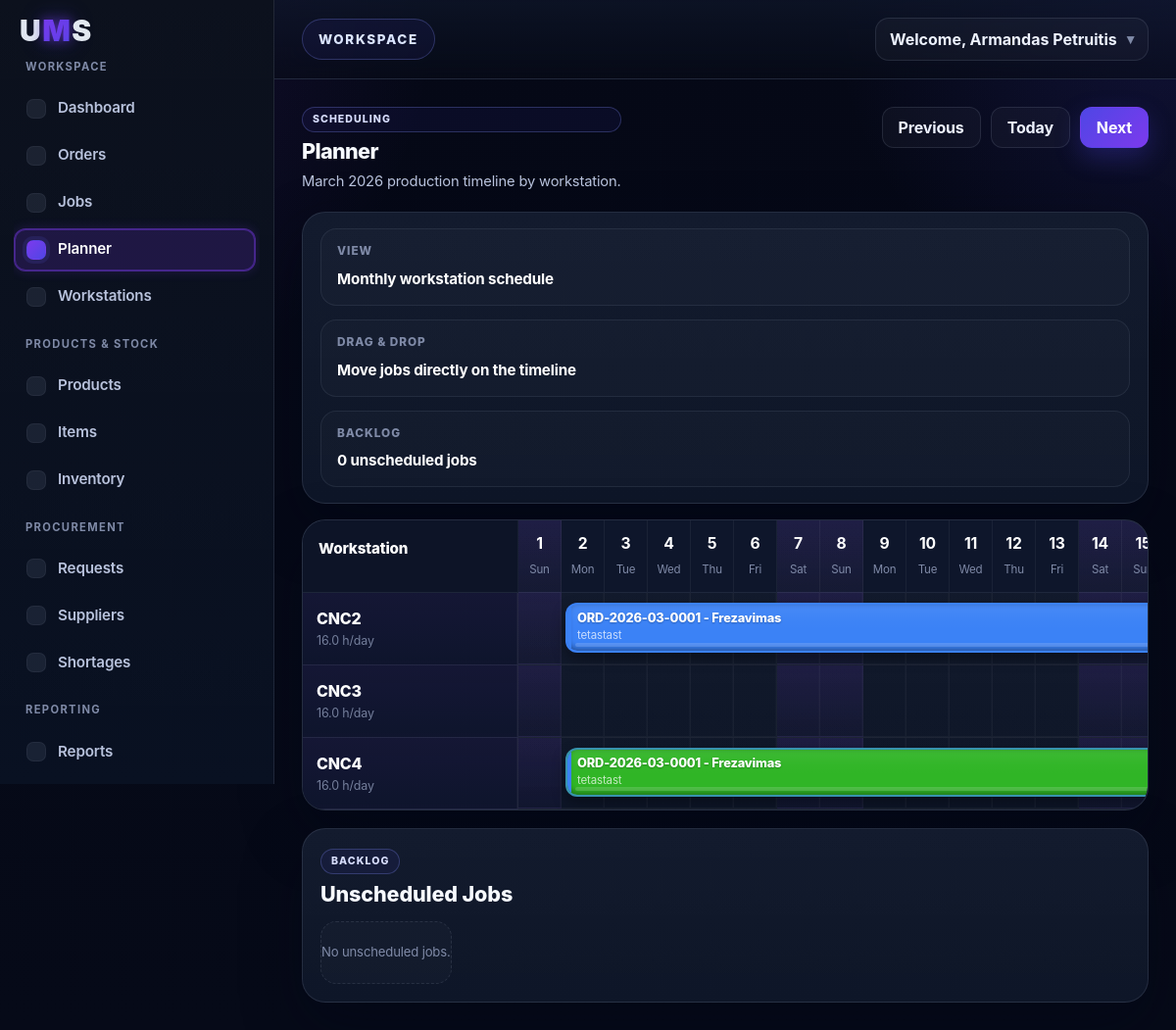
Page /planner (signed in) on the committed database.
### tables this page shows
CREATE TABLE workstations (
        id INTEGER PRIMARY KEY AUTOINCREMENT,
        name TEXT NOT NULL,
        description TEXT,
        hours_per_shift REAL NOT NULL DEFAULT 8,
        shifts_per_day INTEGER NOT NULL DEFAULT 1,
        working_days_per_month INTEGER NOT NULL DEFAULT 20
    , color TEXT NOT NULL DEFAULT '#3b82f6', company_id INTEGER);

CREATE TABLE orders (
        id INTEGER PRIMARY KEY AUTOINCREMENT,
        order_number TEXT,
        customer TEXT,
        status TEXT,
        due_date TEXT,
        priority TEXT
    , product_id INTEGER, quantity REAL DEFAULT 1, materials_reserved INTEGER NOT NULL DEFAULT 0, company_id INTEGER);

CREATE TABLE order_jobs (
    id INTEGER PRIMARY KEY AUTOINCREMENT,
    order_id INTEGER NOT NULL,
    product_job_template_id INTEGER,
    workstation_id INTEGER NOT NULL,
    job_name TEXT NOT NULL,
    sequence INTEGER NOT NULL,
    planned_quantity REAL NOT NULL,
    completed_quantity REAL NOT NULL DEFAULT 0,
    estimated_hours REAL NOT NULL,
    status TEXT NOT NULL DEFAULT 'Waiting', job_product_id INTEGER, planned_start TEXT, planned_end TEXT, parent_job_id INTEGER, is_split_child INTEGER NOT NULL DEFAULT 0, company_id INTEGER,
    FOREIGN KEY (order_id) REFERENCES orders(id),
    FOREIGN KEY (workstation_id) REFERENCES workstations(id)
);

CREATE TABLE products (
        id INTEGER PRIMARY KEY AUTOINCREMENT,
        product_code TEXT NOT NULL,
        product_name TEXT NOT NULL,
        description TEXT,
        measurement_unit TEXT NOT NULL
    , time_per_unit REAL NOT NULL DEFAULT 0, stock_quantity REAL NOT NULL DEFAULT 0, company_id INTEGER);

### app.py (the view)
@app.route("/planner")
def planner():
    if not is_logged_in():
        return redirect(url_for("login"))
    company_id = get_company_id()
    today = datetime.today()
    year = request.args.get("year", type=int) or today.year
    month = request.args.get("month", type=int) or today.month
    month_start = f"{year:04d}-{month:02d}-01"
    last_day = calendar.monthrange(year, month)[1]
    month_end = f"{year:04d}-{month:02d}-{last_day:02d}"
    prev_month = 12 if month == 1 else month - 1
    prev_year = year - 1 if month == 1 else year
    next_month = 1 if month == 12 else month + 1
    next_year = year + 1 if month == 12 else year
    month_days = build_month_days(year, month)
    conn = sqlite3.connect("database.db")
    cursor = conn.cursor()
    cursor.execute("""
        SELECT
            w.id,
            w.name,
            w.description,
            w.hours_per_shift,
            w.shifts_per_day,
            w.working_days_per_month,
            w.color
        FROM workstations w
        WHERE w.company_id = ?
        ORDER BY w.name ASC
    """, (company_id,))
    workstation_rows = cursor.fetchall()
    workstations = []
    workstation_map = {}
    jobs_by_workstation = {}
    for row in workstation_rows:
        workstation = {
            "id": row[0],
            "name": row[1],
            "description": row[2],
            "hours_per_shift": float(row[3] or 0),
            "shifts_per_day": int(row[4] or 0),
            "working_days_per_month": int(row[5] or 0),
            "color": row[6] or "#3b82f6"
        }
        workstations.append(workstation)
        workstation_map[workstation["id"]] = workstation
        jobs_by_workstation[workstation["id"]] = []
    cursor.execute("""
        SELECT
            oj.id,
            oj.workstation_id,
            oj.job_name,
            oj.status,
            oj.planned_start,
            oj.planned_end,
            oj.completed_quantity,
            oj.planned_quantity,
            oj.estimated_hours,
            o.order_number,
            p.product_name,
            oj.parent_job_id,
            oj.is_split_child
        FROM order_jobs oj
        JOIN orders o
          ON oj.order_id = o.id
         AND o.company_id = oj.company_id
        LEFT JOIN products p
          ON oj.job_product_id = p.id
         AND p.company_id = oj.company_id
        WHERE oj.company_id = ?
          AND (
                oj.is_split_child = 1
                OR NOT EXISTS (
                    SELECT 1
                    FROM order_jobs child
                    WHERE child.parent_job_id = oj.id
                      AND child.is_split_child = 1
                      AND child.company_id = oj.company_id
                )
          )
        ORDER BY o.order_number ASC, oj.sequence ASC, oj.id ASC
    """, (company_id,))
    rows = cursor.fetchall()
    conn.close()
    unscheduled_jobs = []
    for row in rows:
        workstation_id = row[1]
        planned_start = row[4]
        planned_end = row[5]
        planned_quantity = float(row[7] or 0)
        completed_quantity = float(row[6] or 0)
        progress_percent = 0
        if planned_quantity > 0:
            progress_percent = min(100, max(0, (completed_quantity / planned_quantity) * 100))
        job = {
            "id": row[0],
            "workstation_id": workstation_id,
            "job_name": row[2],
            "status": row[3],
            "planned_start": planned_start,
            "planned_end": planned_end,
            "estimated_hours": row[8],
            "planned_quantity": planned_quantity,
            "completed_quantity": completed_quantity,
            "progress_percent": progress_percent,
            "order_number": row[9],
            "product_name": row[10] if row[10] else "-",
            "parent_job_id": row[11],
            "is_split_child": int(row[12] or 0)
        }
        if not planned_start or not planned_end or workstation_id not in jobs_by_workstation:
            unscheduled_jobs.append(job)
            continue
        if planned_end < month_start or planned_start > month_end:
            continue
        start_date = max(planned_start, month_start)
        end_date = min(planned_end, month_end)
        start_day = int(start_date[-2:])
        end_day = int(end_date[-2:])
        span_days = max(1, (end_day - start_day) + 1)
        ws_color = workstation_map[workstation_id]["color"] if workstation_id in workstation_map else "#3b82f6"
        jobs_by_workstation[workstation_id].append({
            "id": job["id"],
            "order_number": job["order_number"],
            "product_name": job["product_name"],
            "job_name": job["job_name"],
            "status": job["status"],
            "planned_start": job["planned_start"],
            "planned_end": job["planned_end"],
            "start_day": start_day,
            "end_day": end_day,
            "span_days": span_days,
            "color": ws_color,
            "progress_percent": job["progress_percent"],
            "parent_job_id": job["parent_job_id"],
            "is_split_child": job["is_split_child"]
        })
    return render_template(
        "planner.html",
        workstations=workstations,
        month_days=month_days,
        jobs_by_workstation=jobs_by_workstation,
        unscheduled_jobs=unscheduled_jobs,
        planner_year=year,
        planner_month=month,
        planner_month_name=calendar.month_name[month],
        prev_month=prev_month,
        prev_year=prev_year,
        next_month=next_month,
        next_year=next_year,
        active_page="planner"
    )

### app.py (called while the page is built, shortened)
def is_logged_in():
    return "user_id" in session

def get_company_id():
    company_id = session.get("company_id")
    if not company_id:
        raise ValueError("Missing company_id in session.")
    return company_id

def build_month_days(year, month):
    days_in_month = calendar.monthrange(year, month)[1]
    month_days = []
    for day in range(1, days_in_month + 1):
        current_date = datetime(year, month, day).date()
        month_days.append({
            "day": day,
            "date": current_date.isoformat(),
            "weekday": current_date.strftime("%a")
        })
    return month_days

def get_current_user_role():
    return (session.get("user_role") or "worker").strip().lower()

def get_role_default_permissions(role):
    return set(ROLE_DEFAULT_PERMISSIONS.get((role or "worker").lower(), set()))

def get_user_permission_overrides(user_id):
    conn = sqlite3.connect("database.db")
    cursor = conn.cursor()
    cursor.execute("""
        SELECT permission_key, allowed
        FROM user_permissions
        WHERE user_id = ?
    """, (user_id,))
    rows = cursor.fetchall()
    conn.close()
    overrides = {}
    for permission_key, allowed in rows:
        overrides[permission_key] = bool(allowed)
    return overrides

def get_effective_permissions(user_id=None, role=None):
    if user_id is None:
        user_id = session.get("user_id")
    if role is None:
        role = get_current_user_role()
    permissions = set(get_role_default_permissions(role))
    overrides = get_user_permission_overrides(user_id)
    for permission_key, allowed in overrides.items():
        if allowed:
            permissions.add(permission_key)
        else:
            permissions.discard(permission_key)
    return permissions

@app.context_processor
def inject_permissions():
    effective_permissions = get_effective_permissions()
    return {
        "current_user_role": get_current_user_role(),
        "effective_permissions": effective_permissions,
        "has_permission_ui": lambda permission_key: permission_key in effective_permissions,
        "all_permission_keys": ALL_PERMISSION_KEYS,
    }

### templates/planner.html (shortened to what this page needs)
{% extends "base.html" %}
{% block content %}
<div class="planner-header">
  <div class="planner-header-left">
    <span class="eyebrow-label">Scheduling</span>
    <h1>Planner</h1>
    <p>{{ planner_month_name }} {{ planner_year }} production timeline by workstation.</p>
  </div>
  <div class="planner-header-right">
    <a href="{{ url_for('planner', year=prev_year, month=prev_month) }}" class="dashboard-btn secondary">Previous</a>
    <a href="{{ url_for('planner') }}" class="dashboard-btn secondary">Today</a>
    <a href="{{ url_for('planner', year=next_year, month=next_month) }}" class="dashboard-btn primary">Next</a>
  </div>
</div>
<div class="planner-toolbar-card">
  <div class="planner-toolbar-row">
    <div class="planner-toolbar-item">
      <span class="planner-toolbar-label">View</span>
      <strong>Monthly workstation schedule</strong>
    </div>
    <div class="planner-toolbar-item">
      <span class="planner-toolbar-label">Drag & drop</span>
      <strong>Move jobs directly on the timeline</strong>
    </div>
    <div class="planner-toolbar-item">
      <span class="planner-toolbar-label">Backlog</span>
      <strong>{{ unscheduled_jobs|length }} unscheduled jobs</strong>
    </div>
  </div>
</div>
<div class="planner-month-shell planner-shell-upgraded">
  <div class="planner-scroll">
    <div class="planner-month-grid" style="grid-template-columns: 220px repeat({{ month_days|length }}, minmax(44px, 1fr));">
      <div class="planner-sticky planner-corner-cell">Workstation</div>
      {% for day in month_days %}
        <div class="planner-sticky planner-day-cell {% if day.weekday in ['Sat', 'Sun'] %}weekend{% endif %}" data-date="{{ day.date }}">
          <strong>{{ day.day }}</strong>
          <span>{{ day.weekday }}</span>
        </div>
      {% endfor %}
      {% for workstation in workstations %}
        <div class="planner-sticky planner-workstation-cell">
          <div class="planner-workstation-name">{{ workstation.name }}</div>
          <div class="planner-workstation-meta">{{ workstation.hours_per_shift * workstation.shifts_per_day }} h/day</div>
        </div>
        <div class="planner-row-track" style="grid-column: 2 / span {{ month_days|length }};">
          <div class="planner-row-days" style="grid-template-columns: repeat({{ month_days|length }}, minmax(44px, 1fr));">
            {% for day in month_days %}
              <div
                class="planner-day-slot {% if day.weekday in ['Sat', 'Sun'] %}weekend{% endif %}"
                data-date="{{ day.date }}"
                data-workstation-id="{{ workstation.id }}"
                ondragover="allowDrop(event)"
                ondrop="dropJob(event)"
              ></div>
            {% endfor %}
          </div>
          <div class="planner-bars-layer">
            {% for job in jobs_by_workstation[workstation.id] %}
              {% set status_class = '' %}
              {% if job.status == 'Waiting' %}{% set status_class = 'waiting' %}{% endif %}
              {% if job.status == 'Ongoing' %}{% set status_class = 'in-progress' %}{% endif %}
              {% if job.status == 'Done' %}{% set status_class = 'completed' %}{% endif %}
              {% if job.status == 'Paused' %}{% set status_class = 'delayed' %}{% endif %}
              <div
                class="planner-job-bar {{ status_class }}"
                draggable="true"
                data-job-id="{{ job.id }}"
                data-start-date="{{ job.planned_start }}"
                ondragstart="dragJob(event)"
                title="{{ job.order_number }} | {{ job.job_name }} | {{ job.planned_start }} → {{ job.planned_end }}"
                style="left: calc((100% / {{ month_days|length }}) * ({{ job.start_day }} - 1) + 4px); width: calc((100% / {{ month_days|length }}) * {{ job.span_days }} - 8px); background: {{ job.color }};"
              >
                <div class="planner-job-title">{{ job.order_number }} - {{ job.job_name }}</div>
                <div class="planner-job-subtitle">{{ job.product_name }}</div>
                <div class="planner-job-progress">
                </div>
              </div>
            {% endfor %}
          </div>
        </div>
      {% endfor %}
    </div>
  </div>
</div>
<div class="planner-backlog-card">
  <div class="card-header">
    <div>
      <span class="card-kicker">Backlog</span>
      <h4>Unscheduled Jobs</h4>
    </div>
  </div>
  <div class="planner-unscheduled-wrap">
    {% if unscheduled_jobs %}
      {% for job in unscheduled_jobs %}
        <div class="planner-unscheduled-card" draggable="true" data-job-id="{{ job.id }}" ondragstart="dragJob(event)">
          <div class="planner-job-title">{{ job.order_number }} - {{ job.job_name }}</div>
          <div class="planner-job-subtitle">{{ job.product_name }}</div>
          <div class="planner-job-meta">{{ job.status }}</div>
        </div>
      {% endfor %}
    {% else %}
      <div class="empty-state-note">No unscheduled jobs.</div>
    {% endif %}
  </div>
</div>
{% endblock %}

### rows in the picture
workstations: name "CNC2", workstation.hours_per_shift*workstation.shifts_per_day "16.0"
orders: order_number "ORD-2026-03-0001" "ORD-2026-03-0001"
order_jobs: job_name "Frezavimas"
products: product_name "tetastast" "tetastast"
workstations: name "CNC3", workstation.hours_per_shift*workstation.shifts_per_day "16.0"
workstations: name "CNC4", workstation.hours_per_shift*workstation.shifts_per_day "16.0"
order_jobs: job_name "Frezavimas"

### other values in the picture
{{ session.get('user_name') }} "Armandas Petruitis"
{{ planner_month_name }} "March"
{{ planner_year }} "2026"
{{ unscheduled_jobs|length }} "0"
{{ day.day }} "1" "2" "3" "4" "5" "6" "7" "8" "9" "10" "11" "12" "13" "14"
{{ day.weekday }} "Sun" "Mon" "Tue" "Wed" "Thu" "Fri" "Sat" "Sun" "Mon" "Tue" "Wed" "Thu" "Fri" "Sat"
